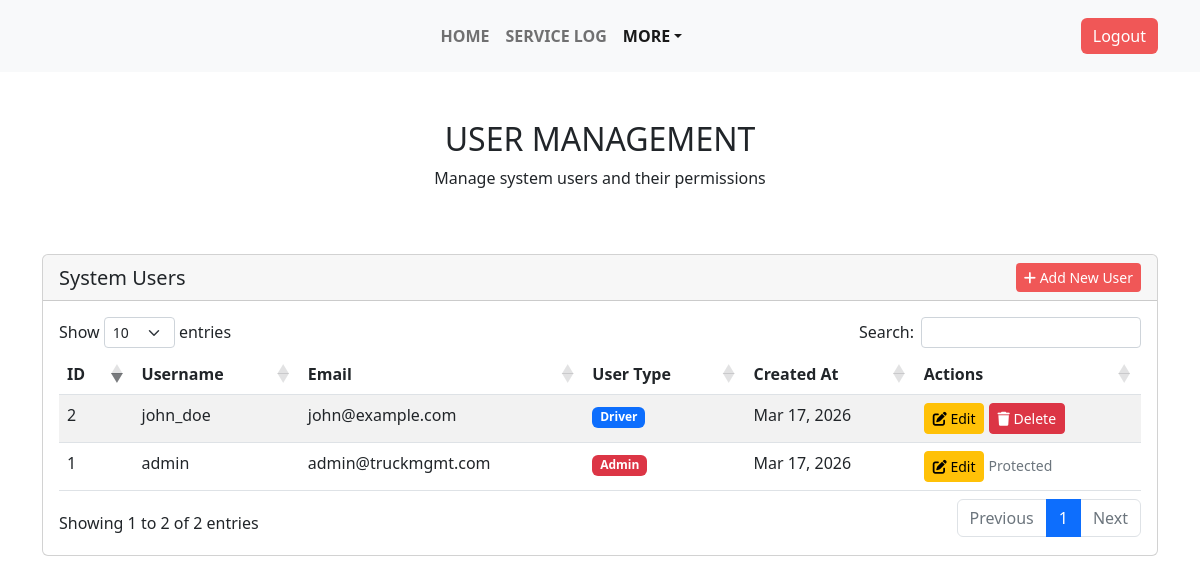
/users.php, run on an earlier commit of the app's database.
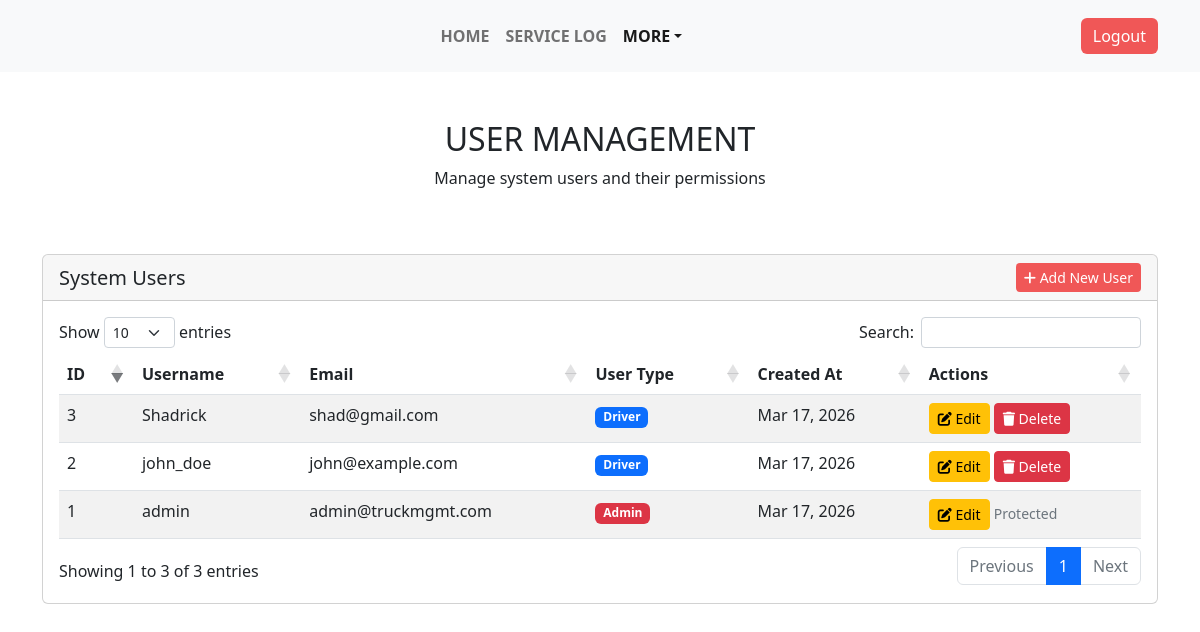
And on a later commit of the database.
### tables this page shows
CREATE TABLE `users` (
  `user_id` int(11) NOT NULL,
  `username` varchar(50) NOT NULL,
  `password` varchar(255) NOT NULL,
  `email` varchar(100) NOT NULL,
  `user_type` enum('admin','driver') DEFAULT 'driver',
  `created_at` timestamp NOT NULL DEFAULT current_timestamp()
);

### users.php (the view, shortened to what the changed rows need)
<?php
$servername = "localhost";
$username = "root";
$password = "";
$dbname = "truck";
$conn = new mysqli($servername, $username, $password, $dbname);
$users_sql = "SELECT user_id, username, email, user_type, created_at FROM users ORDER BY user_id DESC";
$users_result = $conn->query($users_sql);
?>
<!DOCTYPE html>
<html lang="en">
<head>
    <link rel="stylesheet" href="assets/bootstrap/css/bootstrap.min.css">
    <link rel="stylesheet" href="assets/css/Navbar-Centered-Links-icons.css">
    <link rel="stylesheet" href="https://cdn.datatables.net/1.13.6/css/dataTables.bootstrap5.min.css">
    <link rel="stylesheet" href="https://cdnjs.cloudflare.com/ajax/libs/font-awesome/6.4.0/css/all.min.css">
</head>
<body>
    <section class="py-4 py-xl-5">
        <div class="container">
            <div class="row mb-5">
                <div class="col-md-8 col-xl-6 text-center mx-auto">
                    <h2>USER MANAGEMENT</h2>
                </div>
            </div>
            <div class="row">
                <div class="col-md-12">
                    <div class="card">
                        <div class="card-body">
                            <div class="table-responsive">
                                <table class="table table-striped table-hover" id="usersTable">
                                    <thead>
                                        <tr>
                                            <th>ID</th>
                                            <th>Username</th>
                                            <th>Email</th>
                                            <th>User Type</th>
                                            <th>Created At</th>
                                            <th>Actions</th>
                                        </tr>
                                    </thead>
                                    <tbody>
                                        <?php if ($users_result->num_rows > 0): ?>
                                            <?php while($row = $users_result->fetch_assoc()): ?>
                                                <tr>
                                                    <td><?php echo $row['user_id']; ?></td>
                                                    <td><?php echo htmlspecialchars($row['username']); ?></td>
                                                    <td><?php echo htmlspecialchars($row['email']); ?></td>
                                                    <td>
                                                        <?php if ($row['user_type'] == 'admin'): ?>
                                                            <span class="badge bg-danger">Admin</span>
                                                        <?php else: ?>
                                                            <span class="badge bg-primary">Driver</span>
                                                        <?php endif; ?>
                                                    </td>
                                                    <td><?php echo date('M d, Y', strtotime($row['created_at'])); ?></td>
                                                    <td>
                                                        <a href="editUser.php?id=<?php echo $row['user_id']; ?>" class="btn btn-warning btn-sm">
                                                            <i class="fas fa-edit"></i> Edit
                                                        </a>
                                                        <?php if ($row['user_id'] != 1):  ?>
                                                            <button type="button" class="btn btn-danger btn-sm" onclick="confirmDelete(<?php echo $row['user_id']; ?>)">
                                                                <i class="fas fa-trash"></i> Delete
                                                            </button>
                                                        <?php else: ?>
                                                            <span class="text-muted"><small>Protected</small></span>
                                                        <?php endif; ?>
                                                    </td>
                                                </tr>
                                            <?php endwhile; ?>
                                        <?php else: ?>
                                            <tr>
                                                <td colspan="6" class="text-center">No users found</td>
                                            </tr>
                                        <?php endif; ?>
                                    </tbody>
                                </table>
                            </div>
                        </div>
                    </div>
                </div>
            </div>
        </div>
    </section>
</body>
</html>

What changed in the data, as far as the page shows it:
added users: user_id "3", username "Shadrick", email "shad@gmail.com", user_type "Driver", created_at "Mar 17, 2026"
Also different on the page:
text written by a page script: "Show entries Search: Showing 1 to 2 of 2 entries Previous 1 Next" → "Show entries Search: Showing 1 to 3 of 3 entries Previous 1 Next"
